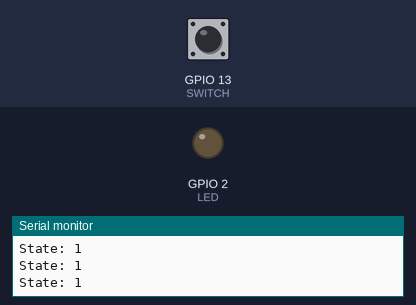
Bench run of a sketch on a simulated ESP32. Shown: output pins drawn as LEDs (lit = HIGH), the last lines printed to the serial monitor. The inputs (shaded band) are chosen by the test bench; at power-on: GPIO 13 (SWITCH) HIGH.

Above: at 1.2 s.
1.3 s: GPIO 13 (SWITCH) pulled LOW for 0.15 s
At 2.2 s:
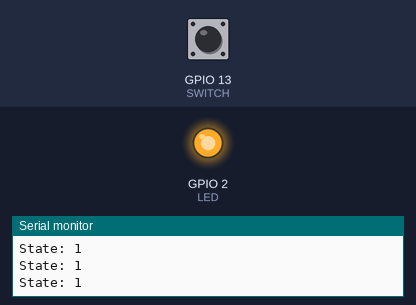
2.9 s: GPIO 13 (SWITCH) pulled LOW for 3.2 s
At 4.0 s:
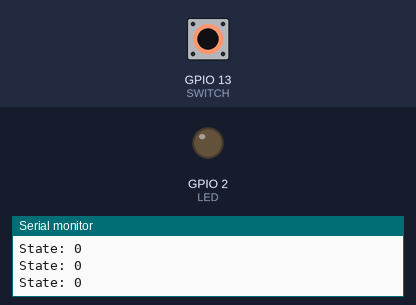
Timing chart, 0 to 7.6 s (numbered marks = the images above; inputs shaded):
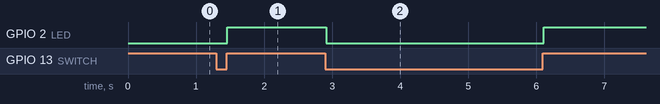

Measured:
- after the input at 1.3 s, GPIO 2 (LED): LOW → HIGH after 0.16 s
- after the input at 2.9 s, GPIO 2 (LED): HIGH → LOW at once, → HIGH 3.2 s later

The sketch:

01_Switch_Led.ino
```cpp
// #include "freertos/FreeRTOS.h"
// #include "freertos/task.h"
// #include "freertos/timers.h"

// #define CORE 1
#define SWITCH 13
#define LED 2

unsigned int state = 0;
unsigned int check = 1;

unsigned int timeout = 1000;

void setup() {
  // put your setup code here, to run once:
  Serial.begin(9600);

  Serial.println("Serial Begin...");
  pinMode(LED, OUTPUT);
  pinMode(SWITCH, INPUT);
}

void loop() {
  // put your main code here, to run repeatedly:
  state = digitalRead(SWITCH);
  Serial.printf("State: %d\n",state);
  if (state != check)
  {
    if (state == 0)
    {
      digitalWrite(LED, state);
    }
    else
    {
      digitalWrite(LED, state);
    }
      check = state;
  }
}
```
